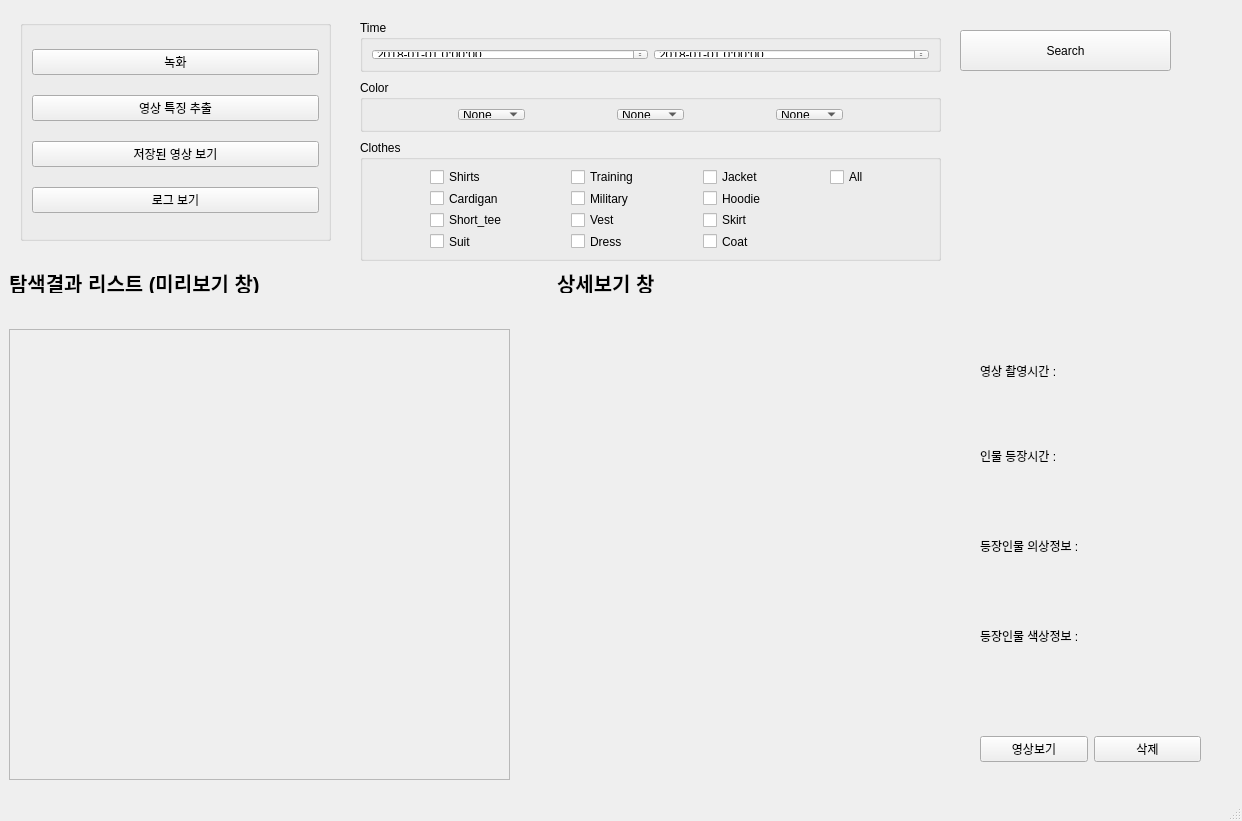
<?xml version="1.0" encoding="UTF-8"?>
<ui version="4.0">
 <class>MainWindow</class>
 <widget class="QMainWindow" name="MainWindow">
  <property name="enabled">
   <bool>true</bool>
  </property>
  <property name="geometry">
   <rect>
    <x>0</x>
    <y>0</y>
    <width>1242</width>
    <height>821</height>
   </rect>
  </property>
  <property name="sizePolicy">
   <sizepolicy hsizetype="Preferred" vsizetype="Preferred">
    <horstretch>0</horstretch>
    <verstretch>0</verstretch>
   </sizepolicy>
  </property>
  <property name="windowTitle">
   <string>MainWindow</string>
  </property>
  <property name="autoFillBackground">
   <bool>false</bool>
  </property>
  <property name="iconSize">
   <size>
    <width>1242</width>
    <height>821</height>
   </size>
  </property>
  <widget class="QWidget" name="centralwidget">
   <widget class="QScrollArea" name="scro">
    <property name="geometry">
     <rect>
      <x>9</x>
      <y>329</y>
      <width>501</width>
      <height>451</height>
     </rect>
    </property>
    <property name="sizePolicy">
     <sizepolicy hsizetype="Expanding" vsizetype="Expanding">
      <horstretch>0</horstretch>
      <verstretch>0</verstretch>
     </sizepolicy>
    </property>
    <property name="verticalScrollBarPolicy">
     <enum>Qt::ScrollBarAsNeeded</enum>
    </property>
    <property name="horizontalScrollBarPolicy">
     <enum>Qt::ScrollBarAsNeeded</enum>
    </property>
    <property name="widgetResizable">
     <bool>true</bool>
    </property>
    <property name="alignment">
     <set>Qt::AlignJustify|Qt::AlignVCenter</set>
    </property>
    <widget class="QWidget" name="scrollAreaWidgetContents">
     <property name="geometry">
      <rect>
       <x>0</x>
       <y>0</y>
       <width>499</width>
       <height>449</height>
      </rect>
     </property>
    </widget>
   </widget>
   <widget class="QWidget" name="horizontalLayoutWidget">
    <property name="geometry">
     <rect>
      <x>980</x>
      <y>724</y>
      <width>221</width>
      <height>51</height>
     </rect>
    </property>
    <layout class="QHBoxLayout" name="horizontalLayout">
     <item>
      <widget class="QPushButton" name="ys_btn">
       <property name="text">
        <string>영상보기</string>
       </property>
      </widget>
     </item>
     <item>
      <widget class="QPushButton" name="del_btn">
       <property name="text">
        <string>삭제</string>
       </property>
      </widget>
     </item>
    </layout>
   </widget>
   <widget class="QLabel" name="detail_image_lab1">
    <property name="geometry">
     <rect>
      <x>550</x>
      <y>330</y>
      <width>391</width>
      <height>441</height>
     </rect>
    </property>
    <property name="text">
     <string/>
    </property>
   </widget>
   <widget class="QGroupBox" name="groupBox">
    <property name="geometry">
     <rect>
      <x>360</x>
      <y>140</y>
      <width>581</width>
      <height>121</height>
     </rect>
    </property>
    <property name="sizePolicy">
     <sizepolicy hsizetype="MinimumExpanding" vsizetype="Preferred">
      <horstretch>0</horstretch>
      <verstretch>0</verstretch>
     </sizepolicy>
    </property>
    <property name="title">
     <string>Clothes</string>
    </property>
    <layout class="QGridLayout" name="gridLayout">
     <item row="1" column="1">
      <widget class="QCheckBox" name="clo_military">
       <property name="text">
        <string>Military</string>
       </property>
      </widget>
     </item>
     <item row="2" column="1">
      <widget class="QCheckBox" name="clo_vest">
       <property name="text">
        <string>Vest</string>
       </property>
      </widget>
     </item>
     <item row="1" column="0">
      <widget class="QCheckBox" name="clo_cardigan">
       <property name="text">
        <string>Cardigan</string>
       </property>
      </widget>
     </item>
     <item row="0" column="1">
      <widget class="QCheckBox" name="clo_training">
       <property name="sizePolicy">
        <sizepolicy hsizetype="Fixed" vsizetype="Fixed">
         <horstretch>0</horstretch>
         <verstretch>0</verstretch>
        </sizepolicy>
       </property>
       <property name="text">
        <string>Training</string>
       </property>
      </widget>
     </item>
     <item row="1" column="2">
      <widget class="QCheckBox" name="clo_hoodie">
       <property name="text">
        <string>Hoodie</string>
       </property>
      </widget>
     </item>
     <item row="2" column="2">
      <widget class="QCheckBox" name="clo_skirt">
       <property name="text">
        <string>Skirt</string>
       </property>
      </widget>
     </item>
     <item row="3" column="0">
      <widget class="QCheckBox" name="clo_suit">
       <property name="text">
        <string>Suit</string>
       </property>
      </widget>
     </item>
     <item row="0" column="2">
      <widget class="QCheckBox" name="clo_jacket">
       <property name="sizePolicy">
        <sizepolicy hsizetype="Fixed" vsizetype="Fixed">
         <horstretch>0</horstretch>
         <verstretch>0</verstretch>
        </sizepolicy>
       </property>
       <property name="text">
        <string>Jacket</string>
       </property>
      </widget>
     </item>
     <item row="0" column="3">
      <widget class="QCheckBox" name="clo_all">
       <property name="sizePolicy">
        <sizepolicy hsizetype="Fixed" vsizetype="Fixed">
         <horstretch>0</horstretch>
         <verstretch>0</verstretch>
        </sizepolicy>
       </property>
       <property name="text">
        <string>All</string>
       </property>
      </widget>
     </item>
     <item row="2" column="0">
      <widget class="QCheckBox" name="clo_short_tee">
       <property name="text">
        <string>Short_tee</string>
       </property>
      </widget>
     </item>
     <item row="0" column="0">
      <widget class="QCheckBox" name="clo_shirts">
       <property name="sizePolicy">
        <sizepolicy hsizetype="Fixed" vsizetype="Fixed">
         <horstretch>0</horstretch>
         <verstretch>0</verstretch>
        </sizepolicy>
       </property>
       <property name="text">
        <string>Shirts</string>
       </property>
      </widget>
     </item>
     <item row="3" column="1">
      <widget class="QCheckBox" name="clo_dress">
       <property name="text">
        <string>Dress</string>
       </property>
      </widget>
     </item>
     <item row="3" column="2">
      <widget class="QCheckBox" name="clo_coat">
       <property name="text">
        <string>Coat</string>
       </property>
      </widget>
     </item>
    </layout>
   </widget>
   <widget class="QGroupBox" name="groupBox_2">
    <property name="geometry">
     <rect>
      <x>360</x>
      <y>80</y>
      <width>581</width>
      <height>52</height>
     </rect>
    </property>
    <property name="title">
     <string>Color</string>
    </property>
    <layout class="QHBoxLayout" name="horizontalLayout_2">
     <item>
      <widget class="QComboBox" name="color_1">
       <property name="sizePolicy">
        <sizepolicy hsizetype="Fixed" vsizetype="Fixed">
         <horstretch>0</horstretch>
         <verstretch>0</verstretch>
        </sizepolicy>
       </property>
       <item>
        <property name="text">
         <string>None</string>
        </property>
       </item>
       <item>
        <property name="text">
         <string>Black</string>
        </property>
       </item>
       <item>
        <property name="text">
         <string>White</string>
        </property>
       </item>
       <item>
        <property name="text">
         <string>Gray</string>
        </property>
       </item>
       <item>
        <property name="text">
         <string>Red</string>
        </property>
       </item>
       <item>
        <property name="text">
         <string>Yellow</string>
        </property>
       </item>
       <item>
        <property name="text">
         <string>Green</string>
        </property>
       </item>
       <item>
        <property name="text">
         <string>Cyan</string>
        </property>
       </item>
       <item>
        <property name="text">
         <string>Blue</string>
        </property>
       </item>
       <item>
        <property name="text">
         <string>Violet</string>
        </property>
       </item>
       <item>
        <property name="text">
         <string>Pink</string>
        </property>
       </item>
      </widget>
     </item>
     <item>
      <widget class="QComboBox" name="color_2">
       <property name="sizePolicy">
        <sizepolicy hsizetype="Fixed" vsizetype="Fixed">
         <horstretch>0</horstretch>
         <verstretch>0</verstretch>
        </sizepolicy>
       </property>
       <item>
        <property name="text">
         <string>None</string>
        </property>
       </item>
       <item>
        <property name="text">
         <string>Black</string>
        </property>
       </item>
       <item>
        <property name="text">
         <string>White</string>
        </property>
       </item>
       <item>
        <property name="text">
         <string>Gray</string>
        </property>
       </item>
       <item>
        <property name="text">
         <string>Red</string>
        </property>
       </item>
       <item>
        <property name="text">
         <string>Yellow</string>
        </property>
       </item>
       <item>
        <property name="text">
         <string>Green</string>
        </property>
       </item>
       <item>
        <property name="text">
         <string>Cyan</string>
        </property>
       </item>
       <item>
        <property name="text">
         <string>Blue</string>
        </property>
       </item>
       <item>
        <property name="text">
         <string>Violet</string>
        </property>
       </item>
       <item>
        <property name="text">
         <string>Pink</string>
        </property>
       </item>
      </widget>
     </item>
     <item>
      <widget class="QComboBox" name="color_3">
       <property name="sizePolicy">
        <sizepolicy hsizetype="Fixed" vsizetype="Fixed">
         <horstretch>0</horstretch>
         <verstretch>0</verstretch>
        </sizepolicy>
       </property>
       <item>
        <property name="text">
         <string>None</string>
        </property>
       </item>
       <item>
        <property name="text">
         <string>Black</string>
        </property>
       </item>
       <item>
        <property name="text">
         <string>White</string>
        </property>
       </item>
       <item>
        <property name="text">
         <string>Gray</string>
        </property>
       </item>
       <item>
        <property name="text">
         <string>Red</string>
        </property>
       </item>
       <item>
        <property name="text">
         <string>Yellow</string>
        </property>
       </item>
       <item>
        <property name="text">
         <string>Green</string>
        </property>
       </item>
       <item>
        <property name="text">
         <string>Cyan</string>
        </property>
       </item>
       <item>
        <property name="text">
         <string>Blue</string>
        </property>
       </item>
       <item>
        <property name="text">
         <string>Violet</string>
        </property>
       </item>
       <item>
        <property name="text">
         <string>Pink</string>
        </property>
       </item>
      </widget>
     </item>
    </layout>
   </widget>
   <widget class="QGroupBox" name="groupBox_3">
    <property name="geometry">
     <rect>
      <x>360</x>
      <y>20</y>
      <width>581</width>
      <height>52</height>
     </rect>
    </property>
    <property name="title">
     <string>Time</string>
    </property>
    <layout class="QHBoxLayout" name="horizontalLayout_3">
     <item>
      <widget class="QDateTimeEdit" name="time_to">
       <property name="dateTime">
        <datetime>
         <hour>0</hour>
         <minute>0</minute>
         <second>0</second>
         <year>2018</year>
         <month>1</month>
         <day>1</day>
        </datetime>
       </property>
       <property name="maximumDateTime">
        <datetime>
         <hour>23</hour>
         <minute>59</minute>
         <second>59</second>
         <year>2100</year>
         <month>12</month>
         <day>31</day>
        </datetime>
       </property>
       <property name="minimumDateTime">
        <datetime>
         <hour>0</hour>
         <minute>0</minute>
         <second>0</second>
         <year>1900</year>
         <month>9</month>
         <day>14</day>
        </datetime>
       </property>
       <property name="displayFormat">
        <string>yyyy-MM-dd h:mm:ss</string>
       </property>
      </widget>
     </item>
     <item>
      <widget class="QDateTimeEdit" name="time_from">
       <property name="dateTime">
        <datetime>
         <hour>0</hour>
         <minute>0</minute>
         <second>0</second>
         <year>2018</year>
         <month>1</month>
         <day>1</day>
        </datetime>
       </property>
       <property name="maximumDate">
        <date>
         <year>2100</year>
         <month>12</month>
         <day>31</day>
        </date>
       </property>
       <property name="minimumDate">
        <date>
         <year>1900</year>
         <month>9</month>
         <day>14</day>
        </date>
       </property>
       <property name="displayFormat">
        <string>yyyy-MM-dd h:mm:ss</string>
       </property>
      </widget>
     </item>
    </layout>
   </widget>
   <widget class="QGroupBox" name="verticalGroupBox">
    <property name="geometry">
     <rect>
      <x>20</x>
      <y>20</y>
      <width>311</width>
      <height>221</height>
     </rect>
    </property>
    <layout class="QVBoxLayout" name="verticalLayout">
     <item>
      <widget class="QPushButton" name="nh_btn">
       <property name="text">
        <string>녹화</string>
       </property>
       <property name="iconSize">
        <size>
         <width>16</width>
         <height>16</height>
        </size>
       </property>
      </widget>
     </item>
     <item>
      <widget class="QPushButton" name="yt_btn">
       <property name="text">
        <string>영상 특징 추출</string>
       </property>
      </widget>
     </item>
     <item>
      <widget class="QPushButton" name="jjd_btn">
       <property name="text">
        <string>저장된 영상 보기</string>
       </property>
      </widget>
     </item>
     <item>
      <widget class="QPushButton" name="log_btn">
       <property name="text">
        <string>로그 보기</string>
       </property>
      </widget>
     </item>
    </layout>
   </widget>
   <widget class="QLabel" name="detail_view">
    <property name="geometry">
     <rect>
      <x>557</x>
      <y>273</y>
      <width>113</width>
      <height>20</height>
     </rect>
    </property>
    <property name="font">
     <font>
      <pointsize>15</pointsize>
      <weight>75</weight>
      <bold>true</bold>
     </font>
    </property>
    <property name="text">
     <string>상세보기 창</string>
    </property>
   </widget>
   <widget class="QPushButton" name="search_btn">
    <property name="geometry">
     <rect>
      <x>960</x>
      <y>30</y>
      <width>211</width>
      <height>41</height>
     </rect>
    </property>
    <property name="sizePolicy">
     <sizepolicy hsizetype="Preferred" vsizetype="Preferred">
      <horstretch>0</horstretch>
      <verstretch>0</verstretch>
     </sizepolicy>
    </property>
    <property name="text">
     <string>Search</string>
    </property>
   </widget>
   <widget class="QLabel" name="search_list">
    <property name="geometry">
     <rect>
      <x>9</x>
      <y>273</y>
      <width>290</width>
      <height>20</height>
     </rect>
    </property>
    <property name="font">
     <font>
      <pointsize>15</pointsize>
      <weight>75</weight>
      <bold>true</bold>
     </font>
    </property>
    <property name="text">
     <string>탐색결과 리스트 (미리보기 창)</string>
    </property>
   </widget>
   <widget class="QLabel" name="detail_videotime">
    <property name="geometry">
     <rect>
      <x>980</x>
      <y>335</y>
      <width>241</width>
      <height>71</height>
     </rect>
    </property>
    <property name="text">
     <string>영상 촬영시간 :</string>
    </property>
   </widget>
   <widget class="QLabel" name="detail_mantime">
    <property name="geometry">
     <rect>
      <x>980</x>
      <y>420</y>
      <width>241</width>
      <height>71</height>
     </rect>
    </property>
    <property name="text">
     <string>인물 등장시간 :</string>
    </property>
   </widget>
   <widget class="QLabel" name="detail_clo">
    <property name="geometry">
     <rect>
      <x>980</x>
      <y>510</y>
      <width>241</width>
      <height>71</height>
     </rect>
    </property>
    <property name="text">
     <string>등장인물 의상정보 :</string>
    </property>
   </widget>
   <widget class="QLabel" name="detail_color">
    <property name="geometry">
     <rect>
      <x>980</x>
      <y>600</y>
      <width>241</width>
      <height>71</height>
     </rect>
    </property>
    <property name="text">
     <string>등장인물 색상정보 :</string>
    </property>
   </widget>
  </widget>
  <widget class="QMenuBar" name="menubar">
   <property name="geometry">
    <rect>
     <x>0</x>
     <y>0</y>
     <width>1242</width>
     <height>21</height>
    </rect>
   </property>
  </widget>
  <widget class="QStatusBar" name="statusbar"/>
 </widget>
 <resources/>
 <connections/>
</ui>
